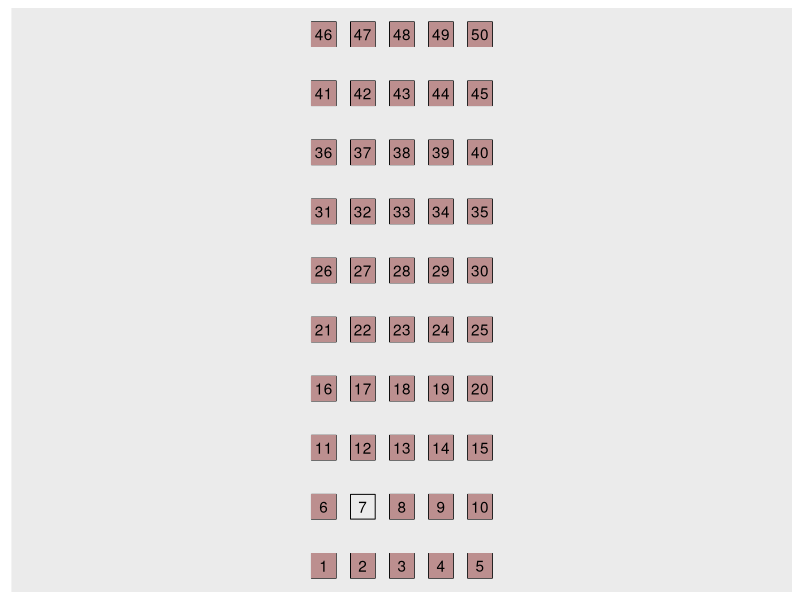

R code for this plot:
library(ggplot2) # for visualization
library(dplyr) # for visualization


seapart = function(seat_cap = 50, users = seat_cap * 0.5, seed = 123) {
  set.seed(seed)
  seat_cap = seat_cap
  users = users

  # başlamak için tümüyle boş salon
  seat_status = rep(TRUE, times = seat_cap)
  seats = c(1:seat_cap)

  # Mod 5'e göre 1, 3, ve 0 olan koltuk numaraları
  seats_mod5 = seats[(seats %% 5) %in% c(0, 1, 3)]
  max_empty = length(seats_mod5)

  # Koltuk seçme fonksiyonu
  pick_seat = function(type = "odd", mod5_seat_status) {

    if (type == "odd") {
      
      empty_seats_mod5 = seats_mod5[mod5_seat_status]

      if (length(empty_seats_mod5) > 1) {
        seat_pick = sample(empty_seats_mod5, 1)
      } else {
        seat_pick = empty_seats_mod5[1]
      }

      return(seat_pick)
    } else {

      empty_seats = seats[seat_status]

      if (length(empty_seats) > 1) {
        return(sample(empty_seats, 1))
      } else {
        return(empty_seats[1])
      }
    }
  }

  seat_picker = function() {
    if (sum(seat_status) > 0) {

      mod5_seat_status = seat_status[seats_mod5]

      if (sum(mod5_seat_status) > 0) {
        seat_pick = pick_seat("odd", mod5_seat_status)
      } else {
        seat_pick = pick_seat("any")
      }

      return(seat_pick)

    } else {
      return(-1)
    }
  }

  cat_stars = function() {
    cat("****************************************\n")
  }

  cat_stars()
  cat("Toplam başlangıç boş koltuk sayısı: ", seat_cap, "\n")
  cat("Bir boşluklu maximum koltuk sayısı: ", max_empty, "\n")
  cat_stars()

  seat_order = rep(NA, seat_cap)

  for (i in 1:(users)) {
    seat_pick = seat_picker()

    if (seat_pick > 0) {
      seat_status[seat_pick] = FALSE
      cat(i, ": ", "Koltuk numaranız: ", seat_pick, "\n", sep = "")

      if (i <= seat_cap) {seat_order[i] = seat_pick}

      if (i == max_empty) {
        cat_stars()
        cat("Mod 5'e göre 0, 1, ve 3 olan koltukların tamamı dolu!", "\n")
        cat("Diğer numaralara geçiliyor...", "\n")
        cat_stars()
      }
    } else {
      cat_stars()
      cat(i, ": ", "Üzgünüz, şu anda hiç boş koltuğumuz yok.", "\n", sep = "")
    }
  }

  cat(paste("Kalan koltuk sayısı: ", sum(seat_status)))

  # Oturma verisi oluşturma
  seat_y_grid = rep(0, seat_cap)
  seat_y = rep(NA, length(seat_order))

  seat_x_grid = c(1:seat_cap) %% 5
  seat_x_grid[which(seat_x_grid == 0)] = 5

  seat_x = seat_order %% 5
  seat_x[which(seat_x == 0)] = 5

  for (i in 1:length(seat_order)) {
    if (!is.na(seat_order[i])) {
      for (j in 1:(seat_cap/5)) {
        in_interval = seat_order[i] > (j - 1) * 5 & seat_order[i] <= j * 5
        if (in_interval) {
          seat_y[i] = j
        }
      }
    }
  }

  # grid
  for (i in 1:length(seats)) {
    for (j in 1:(seat_cap/5)) {
      in_interval = seats[i] > (j - 1) * 5 & seats[i] <= j * 5
      if (in_interval) {
        seat_y_grid[i] = j
      }
    }
  }

  #
  seating_data = tibble(
    seats,
    seat_x_grid,
    seat_y_grid,
    seat_x,
    seat_y
  )

  return(list(seat_order = seat_order, data = seating_data))
}

results = seapart(seat_cap = 50, users = 49)

results$data |>
  ggplot(aes(seat_x_grid, seat_y_grid, label = seats)) +
  geom_point(shape = 0, size = 8) +
  geom_point(aes(seat_x, seat_y), shape = 15, color = "rosybrown", size = 8) +
  geom_text() +
  scale_x_discrete(expand = c(2, 0)) +
  labs(x = NULL, y = NULL) +
  theme(
    axis.ticks = element_blank(), 
    axis.text = element_blank(), 
    panel.grid.major = element_blank(), 
    panel.grid.minor = element_blank(),
    legend.position = "none"
  )

